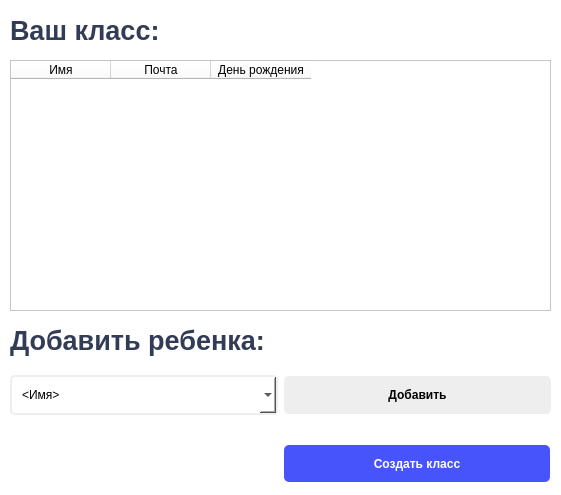
<?xml version="1.0" encoding="UTF-8"?>
<ui version="4.0">
 <class>Dialog</class>
 <widget class="QDialog" name="Dialog">
  <property name="geometry">
   <rect>
    <x>0</x>
    <y>0</y>
    <width>561</width>
    <height>495</height>
   </rect>
  </property>
  <property name="windowTitle">
   <string>Dialog</string>
  </property>
  <property name="styleSheet">
   <string notr="true">background-color: white</string>
  </property>
  <widget class="QTableWidget" name="tbl_class">
   <property name="geometry">
    <rect>
     <x>10</x>
     <y>60</y>
     <width>541</width>
     <height>251</height>
    </rect>
   </property>
   <column>
    <property name="text">
     <string>Имя</string>
    </property>
   </column>
   <column>
    <property name="text">
     <string>Почта</string>
    </property>
   </column>
   <column>
    <property name="text">
     <string>День рождения</string>
    </property>
   </column>
  </widget>
  <widget class="QLabel" name="label">
   <property name="geometry">
    <rect>
     <x>10</x>
     <y>10</y>
     <width>541</width>
     <height>41</height>
    </rect>
   </property>
   <property name="font">
    <font>
     <pointsize>20</pointsize>
     <weight>75</weight>
     <bold>true</bold>
    </font>
   </property>
   <property name="styleSheet">
    <string notr="true">color: #333c56;</string>
   </property>
   <property name="text">
    <string>Ваш класс:</string>
   </property>
  </widget>
  <widget class="QLabel" name="label_2">
   <property name="geometry">
    <rect>
     <x>10</x>
     <y>320</y>
     <width>541</width>
     <height>41</height>
    </rect>
   </property>
   <property name="font">
    <font>
     <pointsize>20</pointsize>
     <weight>75</weight>
     <bold>true</bold>
    </font>
   </property>
   <property name="styleSheet">
    <string notr="true">color: #333c56;</string>
   </property>
   <property name="text">
    <string>Добавить ребенка:</string>
   </property>
  </widget>
  <widget class="QWidget" name="horizontalLayoutWidget">
   <property name="geometry">
    <rect>
     <x>10</x>
     <y>370</y>
     <width>541</width>
     <height>51</height>
    </rect>
   </property>
   <layout class="QHBoxLayout" name="horizontalLayout">
    <item>
     <widget class="QComboBox" name="cmb_name">
      <property name="styleSheet">
       <string notr="true">background-color: #ffffff;
border-radius: 5px;
color: black;
padding: 10px;
border: 2px solid #eeeeee;

</string>
      </property>
      <item>
       <property name="text">
        <string>&lt;Имя&gt;</string>
       </property>
      </item>
     </widget>
    </item>
    <item>
     <widget class="QPushButton" name="btn_add">
      <property name="font">
       <font>
        <weight>75</weight>
        <bold>true</bold>
       </font>
      </property>
      <property name="styleSheet">
       <string notr="true">background-color: #eeeeee;
border-radius: 5px;
color: black;
padding: 10px;
border: 2px solid #eeeeee;
</string>
      </property>
      <property name="text">
       <string>Добавить</string>
      </property>
     </widget>
    </item>
   </layout>
  </widget>
  <widget class="QPushButton" name="btn_create_class">
   <property name="geometry">
    <rect>
     <x>284</x>
     <y>445</y>
     <width>266</width>
     <height>37</height>
    </rect>
   </property>
   <property name="font">
    <font>
     <weight>75</weight>
     <bold>true</bold>
    </font>
   </property>
   <property name="styleSheet">
    <string notr="true">padding: 10px;
background-color: #4654f9;
border-width: 2px;
border-radius: 5px;
color: white;
</string>
   </property>
   <property name="text">
    <string>Создать класс</string>
   </property>
  </widget>
 </widget>
 <resources/>
 <connections/>
</ui>
